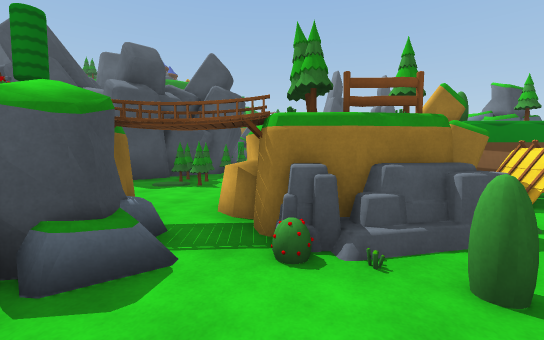
View 1 (above)

24 first-person views from a walk through a scene from a Unity 3-D project. The camera is 1.5 m above the floor, tilts 4° down and sees 90° across. The floor is counted in squares, 2 m on a side. Each view is taken from the middle of a square. On the plan, view 1 faces up. The plan holds only what a view shows up to about 10 squares ahead; the rest is blank. The place goes on beyond the plan.

View 2
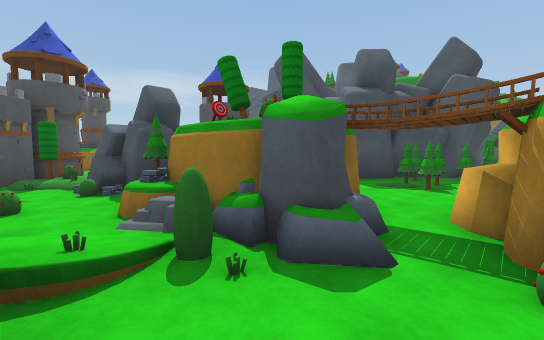

View 3
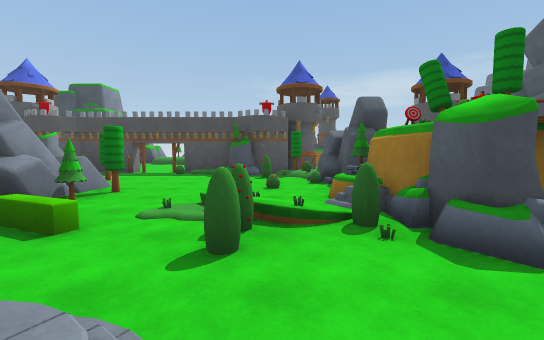

View 4
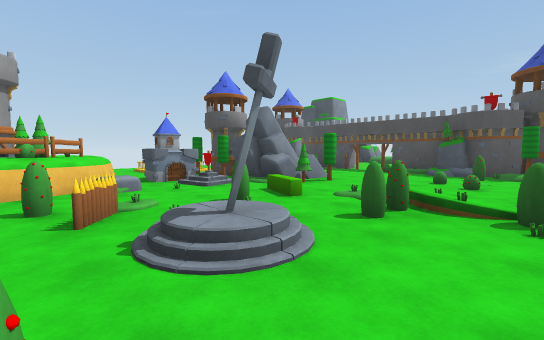

View 5
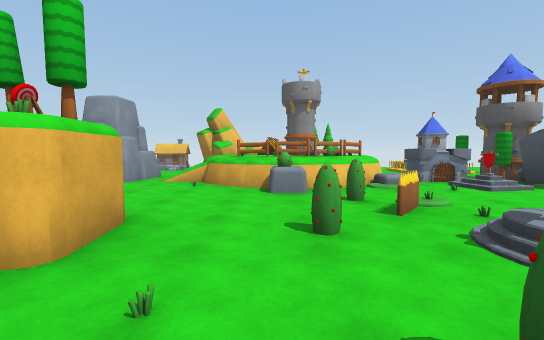

View 6
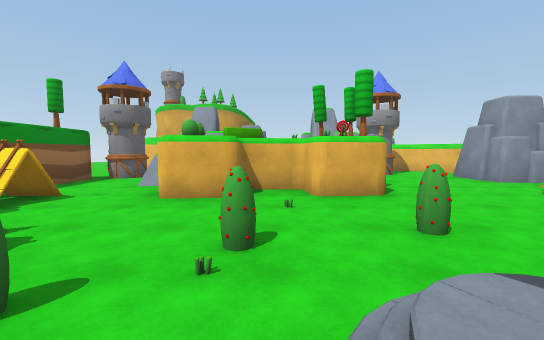

View 7
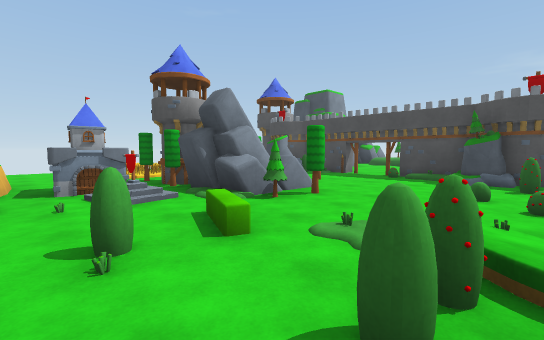

View 8
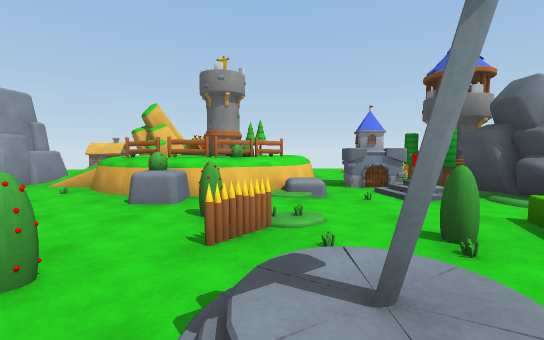

View 9
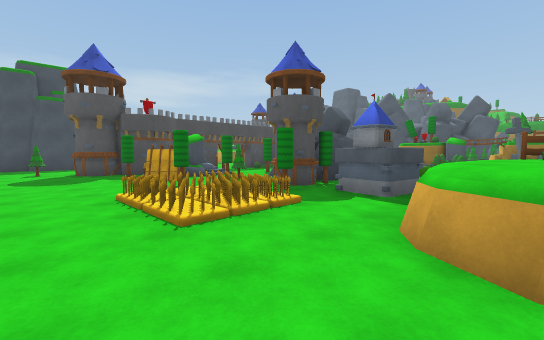

View 10
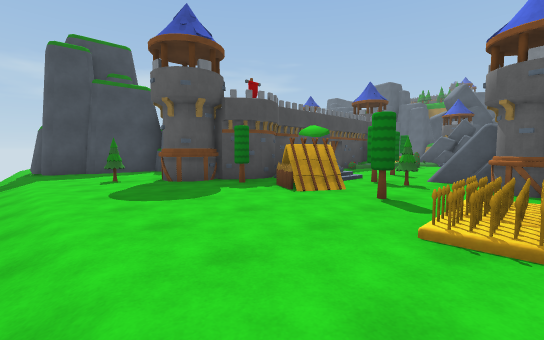

View 11
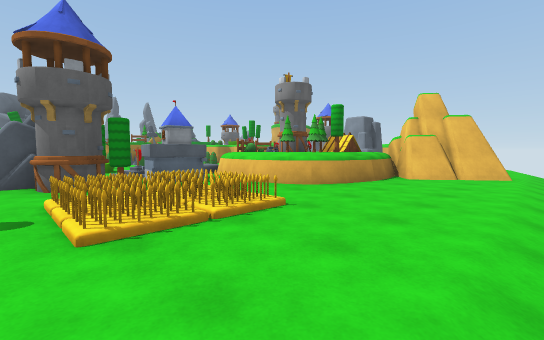

View 12
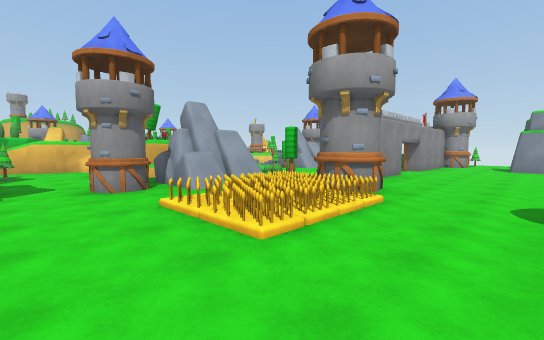

View 13
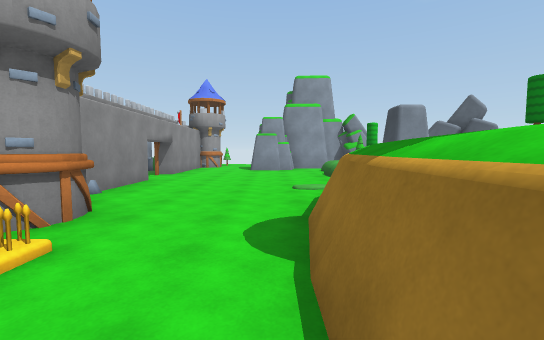

View 14
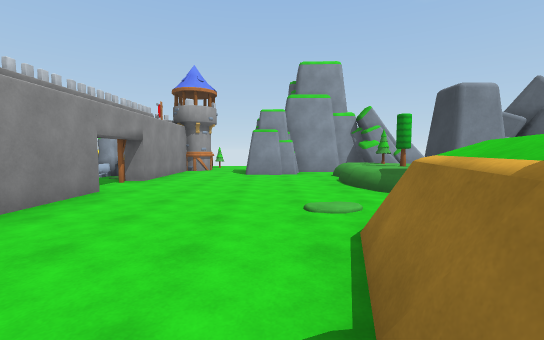

View 15
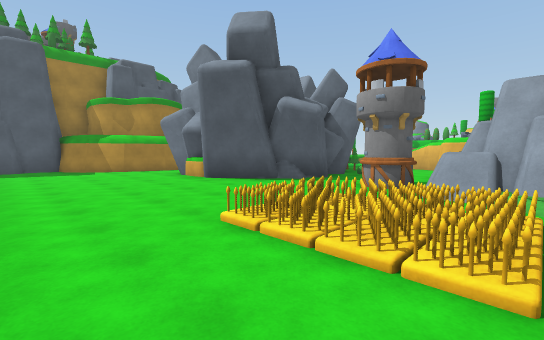

View 16
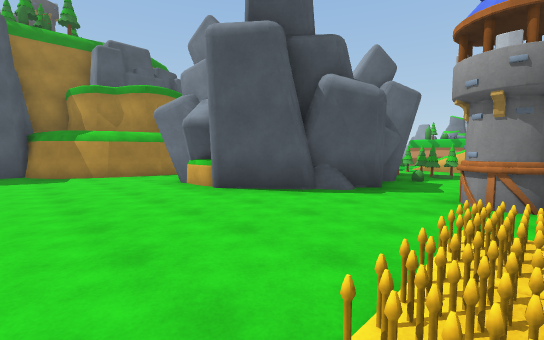

View 17
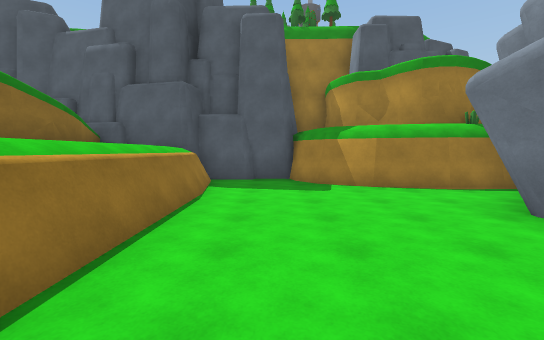

View 18
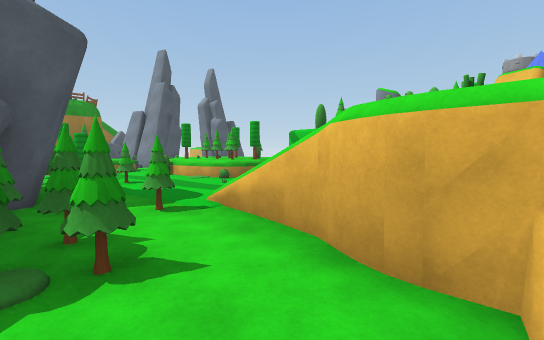

View 19
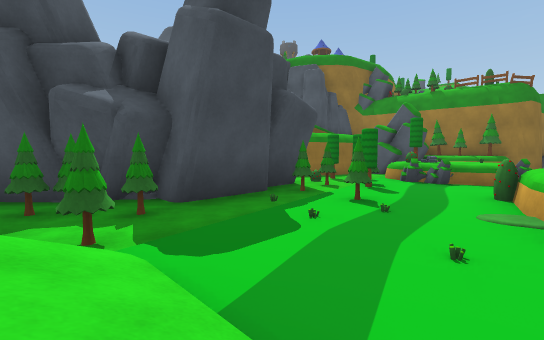

View 20
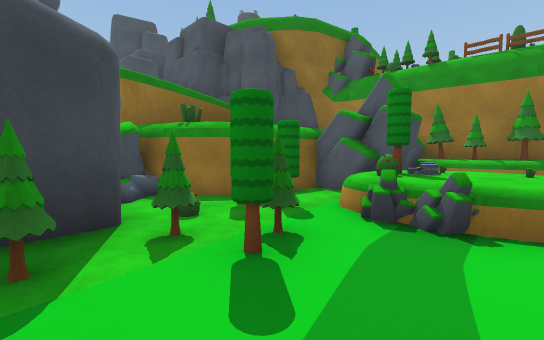

View 21
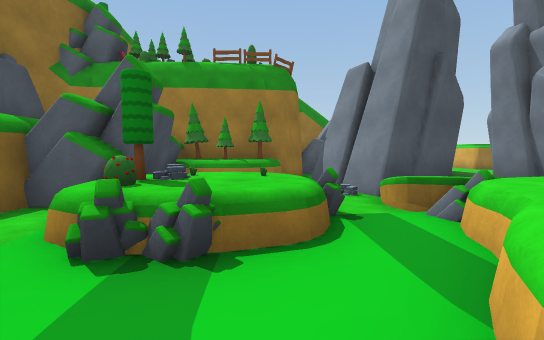

View 22
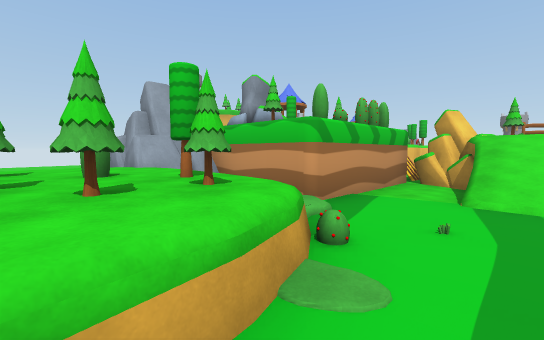

View 23
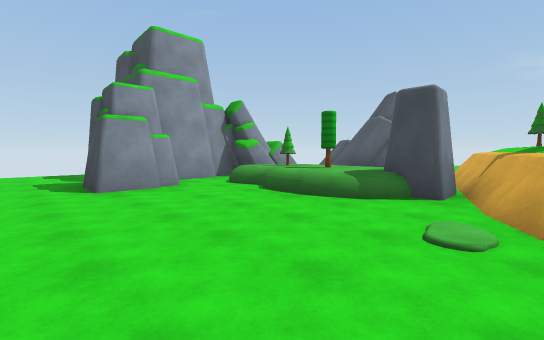

View 24
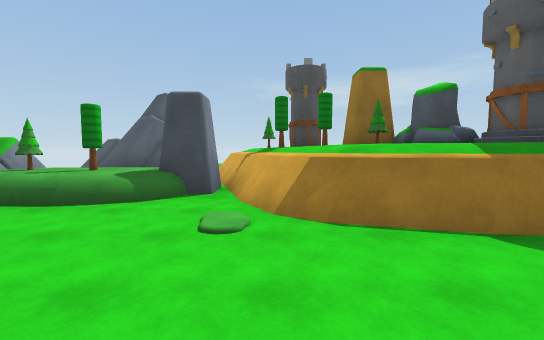

### Floor plan
Key: @ floor where view 1 was taken; # wall or solid block; x gap in a wall; . main floor; : floor 0.75 m higher than the main floor; + floor 1.5 m higher than the main floor; * floor 2.5 m higher than the main floor; / step, stairs or slope; = window, fence, low wall or low ledge; ^ raised ledge; v drop or lower ground; T tree; R rock; E tent; F fence; B bush; W tower; P pillar; S sword; U building; H shield; O other object.
Columns run from 18 left of view 1 to 10 right of it. Each row starts with its distance up from view 1.
 20               RTTOBF      R
 19               vROTvTRR    R
 18                  TTORRR:
 17      # OBT   vR RR  =R#/
 16     ##  vvv    RRROO=/
 15      ####vv    #=TBORR
 14      #..##     #TORR=/
 13      ^...#######BT..#T
 12      ^......#####T..B:T
 11      ^.....     #TT.OTB::
 10      ^....#     #O.O.OT/RRR
  9      ^....##   ##.O.O...RR
  8      ^.....## ##TT....##
  7       ......###.TT///.#
  6       ........O.TO/+/.#
  5       ......W.....x*RR####.
  4      ^..OO..W..O..O RRE...W
  3     ##..OO.RRROOO.TF ...R.
  2   R  #..OW.RRRTORRRRR..#RR
  1   #  #..W##TR.OOBOBB...+ R
  0  WT###....#BO..OBB@.BOO.
 -1 TT##=.....TR.B.O...S.B.OHR
 -2 ^###.O....O......BOO...T R
 -3 R RR......P...TTO.OOB......W
 -4 RRRT:.....P.T.RRO.O RB......
 -5 RRRT ..... ...RRUUO#BFOO.....
 -6  R.T:.....ORTTTWUU=FO++//RR.#
 -7  RR../R...#RE..T#.=TO++ /R  #
 -8  RRR##R..#T.ET.OO.=TTE
 -9      #...W.....OO.===#RR
-10   R  #/.T............RRR O
-11   RR##/...............RR...
-12   vv///////////////////////

Where each view was taken, in squares from view 1:
view 1: 0 up, 0 right, facing up
view 2: 0 up, 0 right, facing up-left
view 3: 0 up, 1 right, facing left
view 4: 1 up, 2 right, facing down-left
view 5: 1 up, 3 right, facing down
view 6: 0 up, 0 right, facing right
view 7: 0 up, 0 right, facing down-left
view 8: 0 up, 1 right, facing down
view 9: 11 down, 1 right, facing up-left
view 10: 12 down, 3 left, facing up-left
view 11: 12 down, 4 left, facing up-right
view 12: 6 up, 12 left, facing down-right
view 13: 4 up, 12 left, facing down
view 14: 2 up, 12 left, facing down
view 15: 2 up, 12 left, facing up-right
view 16: 4 up, 11 left, facing up-right
view 17: 7 up, 11 left, facing up
view 18: 4 up, 2 left, facing up-right
view 19: 7 up, 2 right, facing up-left
view 20: 11 up, 1 right, facing up-left
view 21: 12 up, 1 right, facing up
view 22: 12 up, 1 right, facing down-right
view 23: 1 down, 10 left, facing down-left
view 24: 1 down, 10 left, facing left
